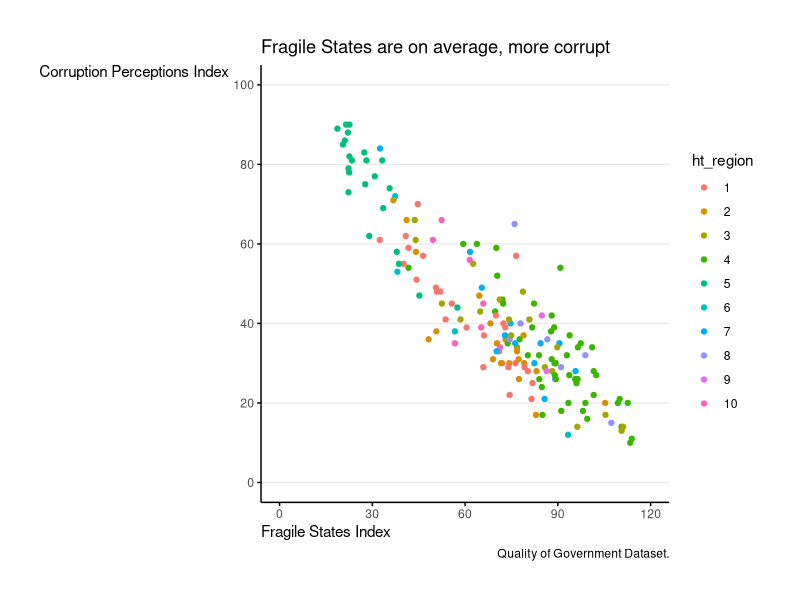

Here is the R script that generated this plot:
# Assignment 3

# Author: Radhika Kaul

# Dataset used: Quality of government dataset

#Summary: Is a compilation of several datasets and consists more than 2000 variables

# Loading necessary packages
library(tidyverse)
library(haven)
library(stringr)

# Loading the Quality of Government Dataset
library(readr)
Data <- read_csv("data/qog_std_cs_jan20.csv")
View(Data)

# Visualization 1: Correlation b/w Fragile States and Corruption Perception in the country


df_1 <- select(Data, cname, ffp_fsi, ti_cpi, ht_region) 
df_1$ht_region <- as.factor(df_1$ht_region)
View(df_1)

  ggplot(df_1, mapping = aes(x = ffp_fsi, y = ti_cpi, color = ht_region))+
  geom_point()+
    labs(title = paste("Fragile States are on average, more corrupt"),
         caption ="Quality of Government Dataset.",         
         x = "Fragile States Index",
         y = "Corruption Perceptions Index")+
    scale_x_continuous(limits=c(0,120),
                       breaks=c(0, 30, 60, 90, 120))+
    scale_y_continuous(limits=c(0,100),
                       breaks= c(0, 20, 40, 60, 80, 100))+
  theme_minimal()+
    theme(axis.title.x=element_text(hjust=+0),
          axis.title.y=element_text(angle=0, hjust=+1),
          panel.grid.major.x = element_blank(),
          panel.grid.minor.x = element_blank(),
          panel.grid.minor.y = element_blank(),
          axis.text.x = element_text(angle = 0),
          axis.text.y = element_text(angle = 0),
          axis.line.x = element_line(linetype = "solid"),
          axis.line.y = element_line(linetype = "solid"),
          axis.ticks.x = element_line(),
          axis.ticks.y = element_line(),
          plot.margin = unit(c(1,1,1,1), "cm"))
  
# Corruption perception and fragile states index is negatively correlated, but need to add more information about inference.
